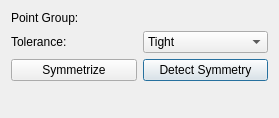
<?xml version="1.0" encoding="UTF-8"?>
<ui version="4.0">
 <class>SymmetryDialog</class>
 <widget class="QDialog" name="SymmetryDialog">
  <property name="geometry">
   <rect>
    <x>0</x>
    <y>0</y>
    <width>279</width>
    <height>118</height>
   </rect>
  </property>
  <property name="sizePolicy">
   <sizepolicy hsizetype="Preferred" vsizetype="Preferred">
    <horstretch>0</horstretch>
    <verstretch>0</verstretch>
   </sizepolicy>
  </property>
  <property name="windowTitle">
   <string>Molecular Symmetry</string>
  </property>
  <layout class="QVBoxLayout" name="verticalLayout">
   <item>
    <layout class="QGridLayout" name="gridLayout">
     <item row="0" column="0">
      <widget class="QLabel" name="pointGroupLabel">
       <property name="text">
        <string>Point Group:</string>
       </property>
      </widget>
     </item>
     <item row="0" column="1">
      <widget class="QLabel" name="pointGroupText">
       <property name="readOnly" stdset="0">
        <bool>false</bool>
       </property>
      </widget>
     </item>
     <item row="1" column="0">
      <widget class="QLabel" name="toleranceLabel">
       <property name="text">
        <string>Tolerance:</string>
       </property>
      </widget>
     </item>
     <item row="2" column="1">
      <widget class="QPushButton" name="detectSymmetryButton">
       <property name="text">
        <string>Detect Symmetry</string>
       </property>
       <property name="default">
        <bool>true</bool>
       </property>
      </widget>
     </item>
     <item row="1" column="1">
      <widget class="QComboBox" name="toleranceCombo">
       <property name="currentIndex">
        <number>0</number>
       </property>
       <item>
        <property name="text">
         <string>Tight</string>
        </property>
       </item>
       <item>
        <property name="text">
         <string>Normal</string>
        </property>
       </item>
       <item>
        <property name="text">
         <string>Loose</string>
        </property>
       </item>
      </widget>
     </item>
     <item row="2" column="0">
      <widget class="QPushButton" name="symmetrizeButton">
       <property name="text">
        <string>Symmetrize</string>
       </property>
       <property name="autoDefault">
        <bool>false</bool>
       </property>
      </widget>
     </item>
    </layout>
   </item>
   <item>
    <spacer name="verticalSpacer">
     <property name="orientation">
      <enum>Qt::Vertical</enum>
     </property>
     <property name="sizeHint" stdset="0">
      <size>
       <width>20</width>
       <height>40</height>
      </size>
     </property>
    </spacer>
   </item>
  </layout>
 </widget>
 <resources/>
 <connections/>
</ui>
